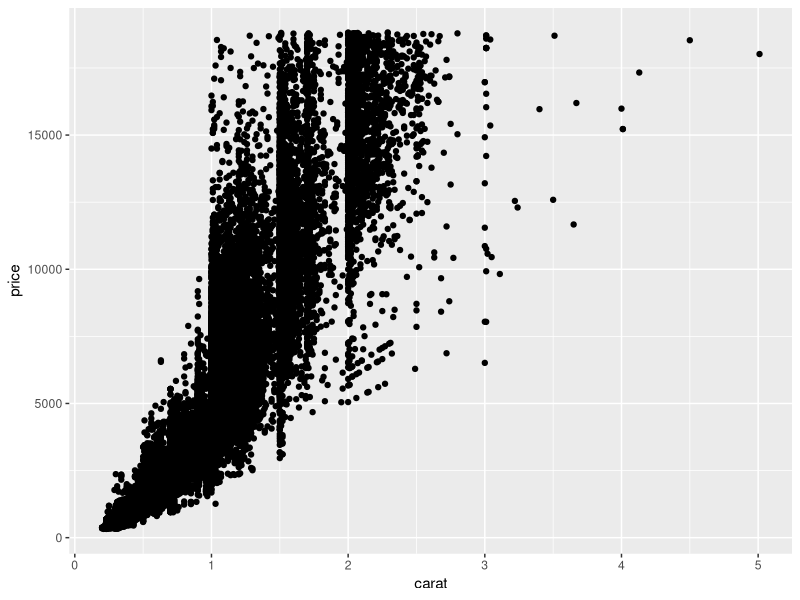
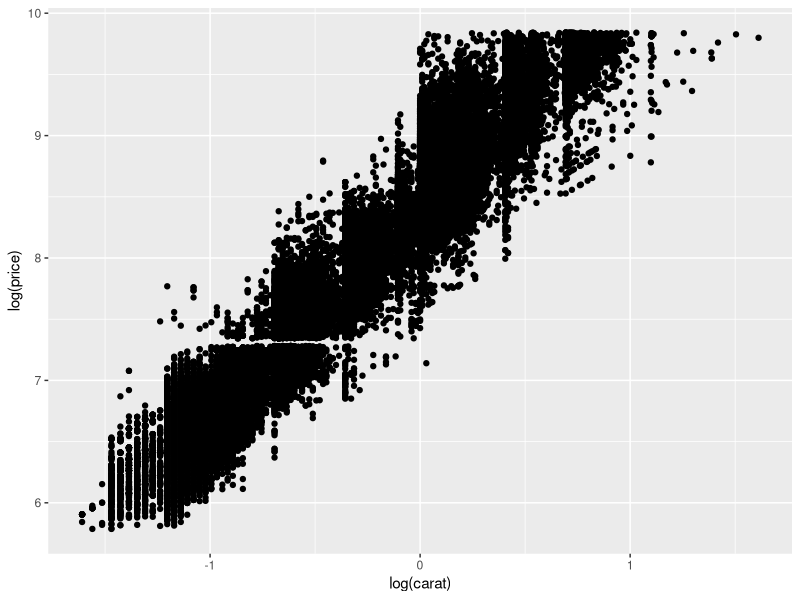
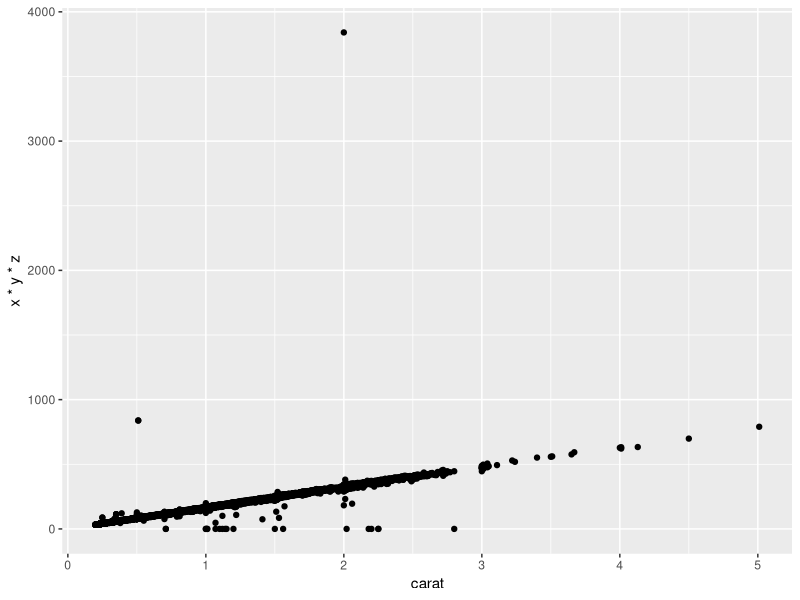
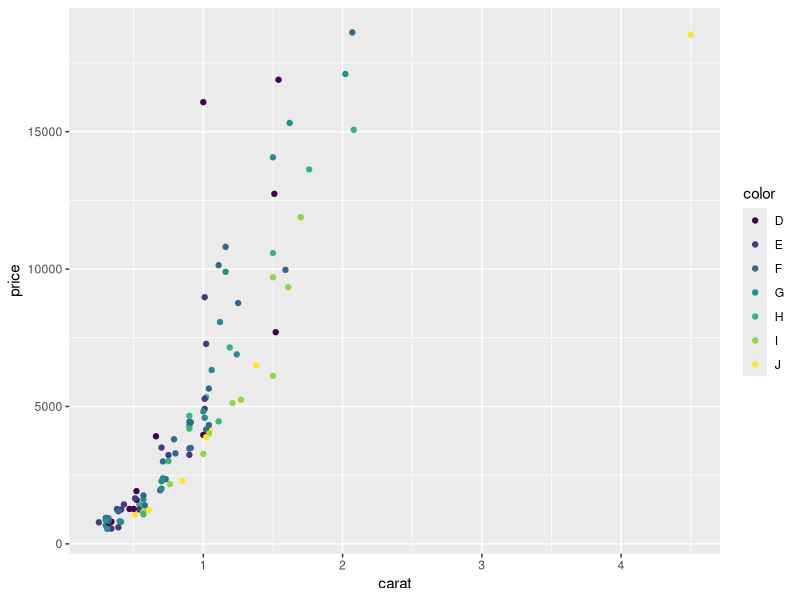
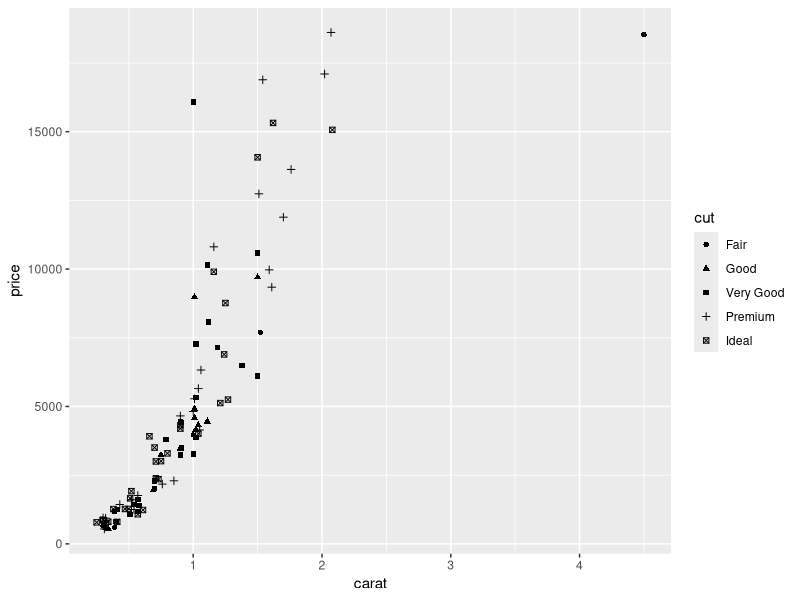
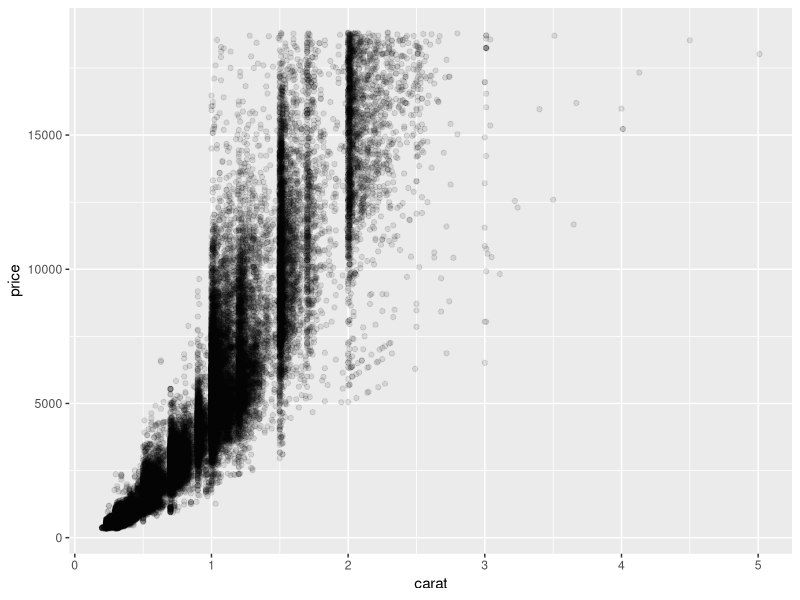
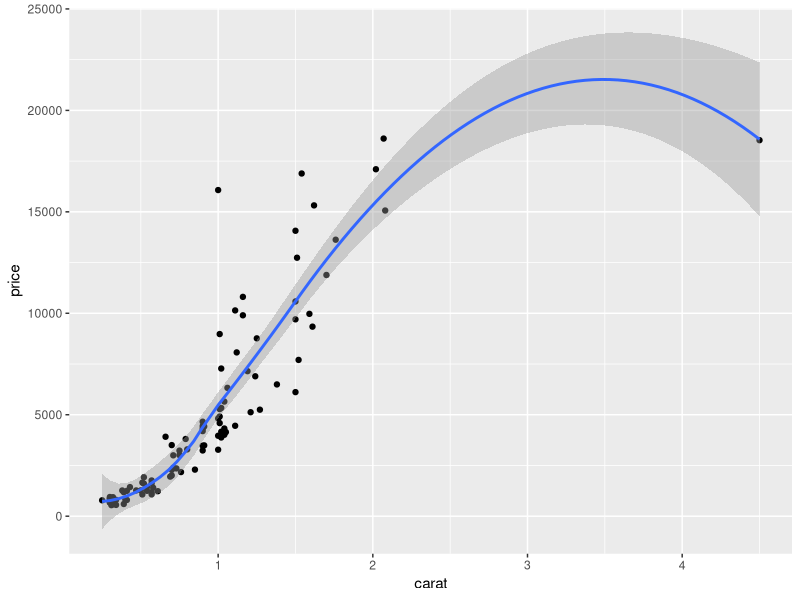
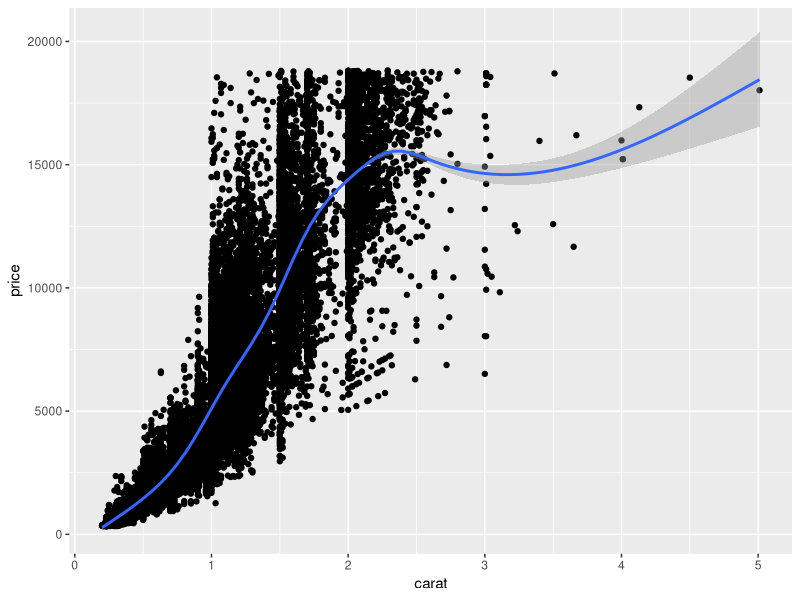

R code for these plots, in order:
library(ggplot2)
set.seed(1410)
dsmall <- diamonds[sample(nrow(diamonds), 100),]
View(diamonds)

qplot(carat, price, data = diamonds)
qplot(log(carat), log(price), data = diamonds)
qplot(carat, x * y * z, data=diamonds)
qplot(carat, price, data = dsmall, color=color)
qplot(carat, price, data = dsmall, shape = cut)
qplot(carat, price, data = diamonds, alpha = I(1/10))
qplot(carat, price, data = dsmall, geom = c("point", "smooth"))
qplot(carat, price, data = diamonds, geom = c("point", "smooth"))
qplot(carat, price, data = dsmall, geom = c("point", "smooth"), span = 0.2)
qplot(carat, price, data = dsmall, geom = c("point", "smooth"), span = 1)

# better for n > 1000
library(mgcv) 
qplot(carat, price, data = dsmall, geom = c("point", "smooth"), 
      method = "gam", formula = y ~ s(x))

# for large datasets
qplot(carat, price, data = dsmall, geom = c("point", "smooth"),
      method = "gam", formula = y ~ s(x, bs = "cs"))

